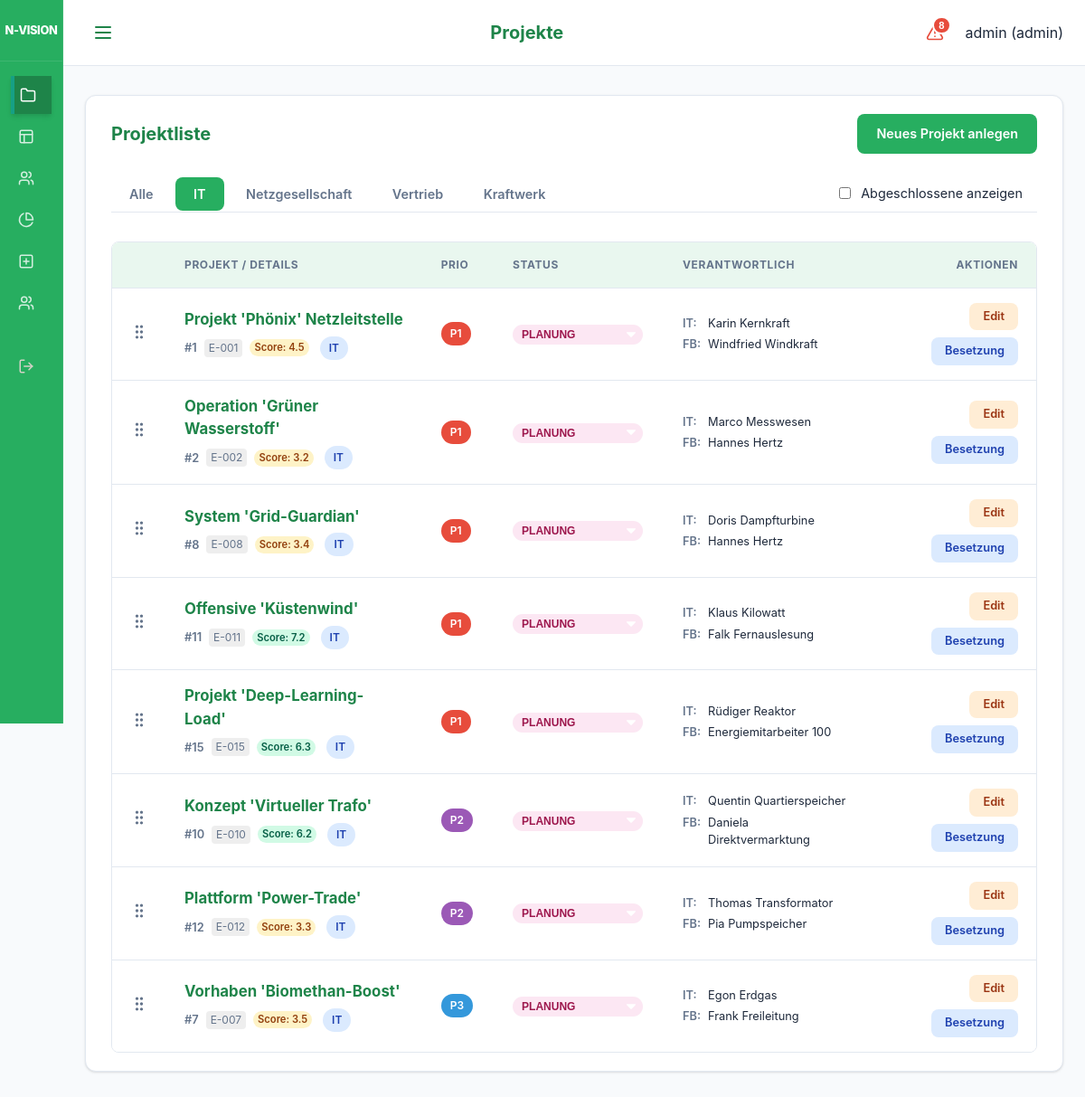
The page /ui/projects?division=IT (signed in) on the database as committed earlier.
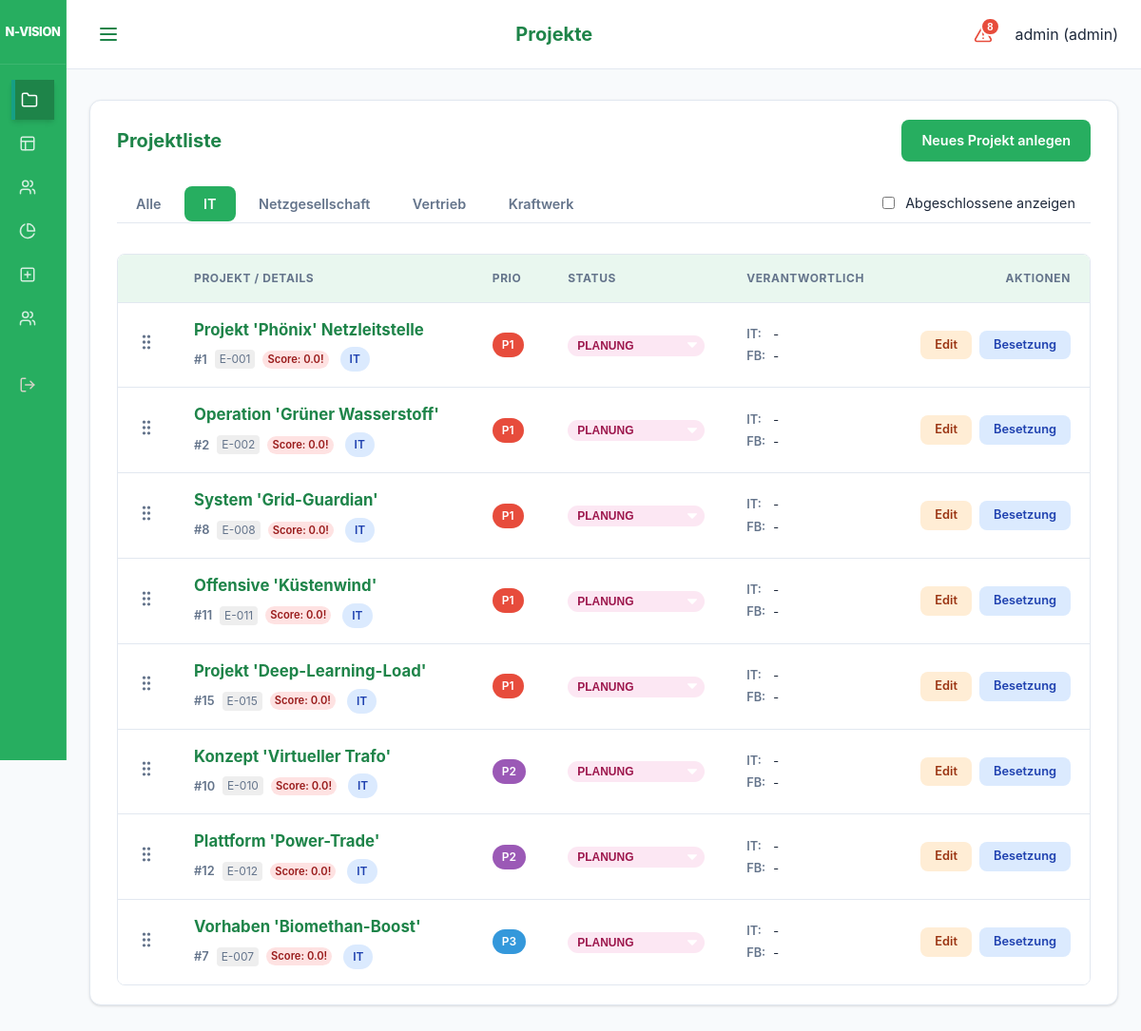
The same page on the database as committed later.
### models.py (models this page shows)
class User(Base):
    __tablename__ = "users"
    id = Column(Integer, primary_key=True, index=True)
    username = Column(String, unique=True, index=True)
    hashed_password = Column(String)
    role = Column(Enum(UserRole), default=UserRole.EMPLOYEE)
    employee_id = Column(Integer, ForeignKey("employees.id"), nullable=True)
    is_active = Column(Boolean, default=True)
    employee = relationship("Employee", back_populates="user")

class Project(Base):
    __tablename__ = "projects"
    id = Column(Integer, primary_key=True, index=True)
    name = Column(String, index=True)
    description = Column(String, nullable=True)
    business_value = Column(String, nullable=True)
    internal_number = Column(String, nullable=True)
    division = Column(String, nullable=True) # "IT", "Netzgesellschaft", "Vertrieb", "Kraftwerk"
    start_date = Column(Date)
    end_date = Column(Date)
    priority = Column(Integer, default=1) # 1 highest
    status = Column(Enum(ProjectStatus), default=ProjectStatus.PLANNING)
    manager_id = Column(Integer, ForeignKey("employees.id"), nullable=True)
    responsible_it = Column(String, nullable=True)
    responsible_fb = Column(String, nullable=True)
    pab_approval = Column(Integer, default=0) # 0 = No, 1 = Yes (Legacy)
    pab_status = Column(Enum(PABStatus), default=PABStatus.EVALUATION)
    pab_rank = Column(Integer, default=999)
    cats_number = Column(String, nullable=True)
    pt_intern_pab = Column(Float, default=0.0)
    pt_intern_planned = Column(Float, default=0.0)
    pt_extern_planned = Column(Float, default=0.0)
    economic_score = Column(Float, default=0.0) # 0.0 to 10.0
    business_case = Column(String, nullable=True)
    staffings = relationship("Staffing", back_populates="project")
    bookings = relationship("Booking", back_populates="project")
    milestones = relationship("Milestone", back_populates="project", cascade="all, delete-orphan")
    pab_comments = relationship("ProjectComment", back_populates="project", cascade="all, delete-orphan")

### main.py (the view)
@app.get("/ui/projects", response_class=HTMLResponse)
def ui_projects(request: Request, division: Optional[str] = None, show_completed: bool = Query(False), db: Session = Depends(get_db)):
    if not request.state.user:
        return RedirectResponse(url="/login")
    if request.state.user.role == models.UserRole.ADMIN:
        query = db.query(models.Project)
    else:
        query = db.query(models.Project).join(models.Staffing).filter(models.Staffing.employee_id == request.state.user.employee_id)
    if division:
        query = query.filter(models.Project.division == division)
    if not show_completed:
        query = query.filter(models.Project.status != models.ProjectStatus.COMPLETED)
    projects = query.all()
    for p in projects:
        p.progress = calculate_project_progress(p, db)
    return templates.TemplateResponse(
        request=request, name="projects.html", context={
            "projects": projects,
            "active_page": "projects",
            "user": request.state.user,
            "selected_division": division,
            "show_completed": show_completed
        }
    )

### templates/projects.html (shortened to what this page needs)
{% extends "base.html" %}
{% set title = "Projekte" %}
{% block content %}
<div class="card">
    <div class="project-table-header">
        <h2>Projektliste</h2>
        {% if request.state.user and request.state.user.role.value == 'admin' %}
        <a href="/ui/projects/add" class="btn btn-primary">Neues Projekt anlegen</a>
        {% endif %}
    </div>
    <div class="tabs">
        <div style="display: flex; justify-content: space-between; align-items: center; width: 100%;">
            <div>
                <a href="/ui/projects?{% if show_completed %}show_completed=true{% endif %}" class="tab-item {% if not selected_division %}active{% endif %}">Alle</a>
                <a href="/ui/projects?division=IT{% if show_completed %}&show_completed=true{% endif %}" class="tab-item {% if selected_division == 'IT' %}active{% endif %}">IT</a>
                <a href="/ui/projects?division=Netzgesellschaft{% if show_completed %}&show_completed=true{% endif %}" class="tab-item {% if selected_division == 'Netzgesellschaft' %}active{% endif %}">Netzgesellschaft</a>
                <a href="/ui/projects?division=Vertrieb{% if show_completed %}&show_completed=true{% endif %}" class="tab-item {% if selected_division == 'Vertrieb' %}active{% endif %}">Vertrieb</a>
                <a href="/ui/projects?division=Kraftwerk{% if show_completed %}&show_completed=true{% endif %}" class="tab-item {% if selected_division == 'Kraftwerk' %}active{% endif %}">Kraftwerk</a>
            </div>
            <div style="padding-right: 1rem;">
                <label style="display: flex; align-items: center; gap: 0.5rem; font-size: 0.9rem; cursor: pointer;">
                    <input type="checkbox" id="showCompletedCheck" {% if show_completed %}checked{% endif %} onchange="toggleCompleted(this)">
                    Abgeschlossene anzeigen
                </label>
            </div>
        </div>
    </div>
    <div class="modern-table-wrapper">
        <table class="modern-table">
            <thead>
                <tr>
                    {% if request.state.user and request.state.user.role.value == 'admin' %}
                    <th style="width: 40px;"></th>
                    {% endif %}
                    <th data-label="Projekt">Projekt / Details</th>
                    <th data-label="Prio" style="width: 60px;">Prio</th>
                    <th data-label="Status" style="width: 120px;">Status</th>
                    <th data-label="Verantwortlich" class="hide-on-tablet">Verantwortlich</th>
                    <th style="text-align: right;" data-label="Aktionen">Aktionen</th>
                </tr>
            </thead>
            <tbody id="project-table-body">
                {% for p in projects|sort(attribute='priority') %}
                <tr data-id="{{ p.id }}" class="{% if request.state.user and request.state.user.role.value == 'admin' %}draggable-row{% endif %}">
                    {% if request.state.user and request.state.user.role.value == 'admin' %}
                    <td class="drag-handle" style="cursor: grab; color: var(--text-muted); text-align: center;" data-label="Sort">
                    </td>
                    {% endif %}
                    <td data-label="Projekt">
                        <div style="display: flex; flex-direction: column;">
                            <a href="/ui/projects/{{ p.id }}" class="project-name-link">{{ p.name }}</a>
                            <div style="margin-top: 0.35rem; display: flex; align-items: center; gap: 0.5rem;">
                                <span style="font-weight: 600; font-size: 0.8rem; color: var(--text-muted);">#{{ p.id }}</span>
                                {% if p.internal_number %}
                                <small style="color: var(--text-muted); background: #eee; padding: 1px 5px; border-radius: 4px;">{{ p.internal_number }}</small>
                                {% endif %}
                                {% if p.economic_score is not none %}
                                    {% if p.economic_score < 3 %}
                                        <span class="badge" style="background-color: #fee2e2; color: #991b1b; font-size: 0.7rem; padding: 1px 5px;" title="Kritische Wirtschaftlichkeit">Score: {{ p.economic_score }}!</span>
                                    {% elif p.economic_score < 6 %}
                                        <span class="badge" style="background-color: #fef3c7; color: #92400e; font-size: 0.7rem; padding: 1px 5px;">Score: {{ p.economic_score }}</span>
                                    {% else %}
                                        <span class="badge" style="background-color: #d1fae5; color: #065f46; font-size: 0.7rem; padding: 1px 5px;">Score: {{ p.economic_score }}</span>
                                    {% endif %}
                                {% endif %}
                                {% if p.division == 'IT' %}
                                    <span class="badge badge-it">{{ p.division }}</span>
                                {% elif p.division == 'Netzgesellschaft' %}
                                    <span class="badge badge-netz">{{ p.division }}</span>
                                {% elif p.division == 'Vertrieb' %}
                                    <span class="badge badge-vertrieb">{{ p.division }}</span>
                                {% elif p.division == 'Kraftwerk' %}
                                    <span class="badge badge-kraftwerk">{{ p.division }}</span>
                                {% else %}
                                    <span class="badge badge-default">{{ p.division if p.division else '-' }}</span>
                                {% endif %}
                            </div>
                        </div>
                    </td>
                    <td data-label="Prio">
                        {% if p.priority == 1 %}
                                <span class="badge" style="background-color: var(--danger); color: white;">P1</span>
                                {% elif p.priority == 2 %}
                                <span class="badge" style="background-color: var(--warning); color: white;">P2</span>
                                {% elif p.priority == 3 %}
                                <span class="badge" style="background-color: var(--info); color: white;">P3</span>
                                {% elif p.priority == 4 %}
                                <span class="badge" style="background-color: var(--success); color: white;">P4</span>
                        {% else %}
                            <span class="badge badge-default">P{{ p.priority }}</span>
                        {% endif %}
                    </td>
                    <td data-label="Status">
                        <div style="display: flex; flex-direction: column; gap: 0.4rem;">
                            {% if request.state.user and request.state.user.role.value == 'admin' %}
                            <form action="/ui/projects/{{ p.id }}/status" method="post" id="status-form-{{ p.id }}">
                                <select name="status" class="badge status-{{ p.status.value.replace('_', '-') }}"
                                        style="align-self: flex-start; border: none; cursor: pointer; appearance: none; -webkit-appearance: none; padding-right: 1.5rem; background-repeat: no-repeat; background-position: right 0.5rem top 50%; background-size: 0.65rem auto;"
                                        onchange="this.form.submit()">
                                    <option value="planning" {% if p.status.value == "planning" %}selected{% endif %}>PLANUNG</option>
                                </select>
                            </form>
                            {% endif %}
                        </div>
                    </td>
                    <td data-label="Verantwortlich" class="hide-on-tablet">
                        <div class="responsible-info">
                            <span class="responsible-label">IT:</span> <span>{{ p.responsible_it if p.responsible_it else '-' }}</span>
                            <span class="responsible-label">FB:</span> <span>{{ p.responsible_fb if p.responsible_fb else '-' }}</span>
                        </div>
                    </td>
                    <td style="text-align: right;" data-label="Aktionen">
                        <div class="action-buttons" style="justify-content: flex-end;">
                            {% if request.state.user and request.state.user.role.value == 'admin' %}
                            <a href="/ui/projects/{{ p.id }}/edit" class="btn btn-small btn-edit" title="Bearbeiten">Edit</a>
                            <a href="/ui/staffing/add?project_id={{ p.id }}" class="btn btn-small btn-staffing" title="Projektmitglieder benennen">Besetzung</a>
                            {% endif %}
                        </div>
                    </td>
                </tr>
                {% endfor %}
            </tbody>
        </table>
    </div>
</div>
{% endblock %}

### templates/base.html (shortened to what this page needs)
<!DOCTYPE html>
<html lang="de">
<head>
    <link rel="stylesheet" href="{{ static_url('/static/styles.css') }}">
</head>
<body>
<div class="app-layout">
    <aside class="sidebar">
        <div class="sidebar-header">
            <div class="brand-title">N-VISION</div>
        </div>
        <nav class="sidebar-nav">
            <div class="nav-group">
                <a href="/ui/projects" class="{% if active_page == 'projects' %}active{% endif %}" title="Projekte">
                    <svg xmlns="http://www.w3.org/2000/svg" width="18" height="18" viewBox="0 0 24 24" fill="none" stroke="currentColor" stroke-width="2" stroke-linecap="round" stroke-linejoin="round" class="nav-icon"><path d="M22 19a2 2 0 0 1-2 2H4a2 2 0 0 1-2-2V5a2 2 0 0 1 2-2h5l2 3h9a2 2 0 0 1 2 2z"/></svg>
                </a>
                <a href="/" class="{% if active_page == 'heatmap' %}active{% endif %}" title="Heatmap">
                    <svg xmlns="http://www.w3.org/2000/svg" width="18" height="18" viewBox="0 0 24 24" fill="none" stroke="currentColor" stroke-width="2" stroke-linecap="round" stroke-linejoin="round" class="nav-icon"><rect width="18" height="18" x="3" y="3" rx="2"/><path d="M3 9h18"/><path d="M9 21V9"/></svg>
                </a>
                <a href="/ui/pab" class="{% if active_page == 'pab' %}active{% endif %}" title="Public Advisory Board">
                </a>
                <a href="/ui/reports" class="{% if active_page == 'reports' %}active{% endif %}" title="Reports">
                    <svg xmlns="http://www.w3.org/2000/svg" width="18" height="18" viewBox="0 0 24 24" fill="none" stroke="currentColor" stroke-width="2" stroke-linecap="round" stroke-linejoin="round" class="nav-icon"><path d="M21.21 15.89A10 10 0 1 1 8 2.83"></path><path d="M22 12A10 10 0 0 0 12 2v10z"></path></svg>
                </a>
                {% if request.state.user and request.state.user.role.value == 'admin' %}
                <a href="/ui/projects/add" class="{% if active_page == 'project_add' %}active{% endif %}" title="Projekt anlegen">
                    <svg xmlns="http://www.w3.org/2000/svg" width="18" height="18" viewBox="0 0 24 24" fill="none" stroke="currentColor" stroke-width="2" stroke-linecap="round" stroke-linejoin="round" class="nav-icon"><rect width="18" height="18" x="3" y="3" rx="2"/><path d="M12 8v8"/><path d="M8 12h8"/></svg>
                </a>
                <a href="/ui/employees" class="{% if active_page == 'employees' %}active{% endif %}" title="Mitarbeiter">
                </a>
                {% endif %}
            </div>
            <div class="nav-group" style="margin-top: auto;">
                <a href="/logout" class="nav-logout" title="Abmelden">
                </a>
            </div>
        </nav>
    </aside>
    <div class="main-wrapper">
        <header class="top-bar">
            <button class="menu-toggle" id="menuToggle" aria-label="Menü öffnen">
                <svg xmlns="http://www.w3.org/2000/svg" width="24" height="24" viewBox="0 0 24 24" fill="none" stroke="currentColor" stroke-width="2" stroke-linecap="round" stroke-linejoin="round"><line x1="4" x2="20" y1="12" y2="12"/><line x1="4" x2="20" y1="6" y2="6"/><line x1="4" x2="20" y1="18" y2="18"/></svg>
            </button>
            <h1 class="page-title">{{ title if title else "N-VISION" }}</h1>
            <div class="user-info" style="display: flex; align-items: center; gap: 1rem;">
                {% if request.state.user %}
                {% set criticals = get_critical_projects(request) %}
                <button class="critical-trigger" id="criticalTrigger" title="Kritische Projekte">
                    {% if criticals|length > 0 %}
                    <span class="critical-badge">{{ criticals|length }}</span>
                    {% endif %}
                </button>
                {% endif %}
                <span>{{ request.state.user.username if request.state.user else "Gast" }} ({{ request.state.user.role.value if request.state.user else "" }})</span>
            </div>
        </header>
        <main class="content-area">
            {% block content %}{% endblock %}
        </main>
    </div>
</div>
</body>
</html>

Rows that differ between the two databases and show on the page:
changed Project "Projekt 'Phönix' Netzleitstelle": responsible_it "Karin Kernkraft" → "-"; responsible_fb "Windfried Windkraft" → "-"; economic_score "4.5" → "0.0"
changed Project "Operation 'Grüner Wasserstoff'": responsible_it "Marco Messwesen" → "-"; responsible_fb "Hannes Hertz" → "-"; economic_score "3.2" → "0.0"
changed Project "System 'Grid-Guardian'": responsible_it "Doris Dampfturbine" → "-"; responsible_fb "Hannes Hertz" → "-"; economic_score "3.4" → "0.0"
changed Project "Offensive 'Küstenwind'": responsible_it "Klaus Kilowatt" → "-"; responsible_fb "Falk Fernauslesung" → "-"; economic_score "7.2" → "0.0"
changed Project "Projekt 'Deep-Learning-Load'": responsible_it "Rüdiger Reaktor" → "-"; responsible_fb "Energiemitarbeiter 100" → "-"; economic_score "6.3" → "0.0"
changed Project "Konzept 'Virtueller Trafo'": responsible_it "Quentin Quartierspeicher" → "-"; responsible_fb "Daniela Direktvermarktung" → "-"; economic_score "6.2" → "0.0"
changed Project "Plattform 'Power-Trade'": responsible_it "Thomas Transformator" → "-"; responsible_fb "Pia Pumpspeicher" → "-"; economic_score "3.3" → "0.0"
changed Project "Vorhaben 'Biomethan-Boost'": responsible_it "Egon Erdgas" → "-"; responsible_fb "Frank Freileitung" → "-"; economic_score "3.5" → "0.0"
